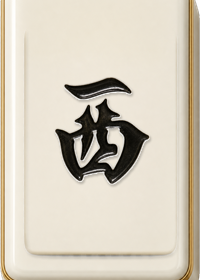
#> input picture assets/tiles_3d/tile_honor_west.png, 200 x 280 px
$ python -i build_3d_tile_faces.py   (imports and definitions only)
#> lines starting #> are read from the running program, lines starting #| are printed output that depends on the picture
#!/usr/bin/env python3
"""Deprecated helper for the old 3D-looking mahjong tile sprite approach.

The GPT model provides only the blank physical tile body. Playable markings are
extracted from the current authoritative assets/tiles sprites and composited
back in place, so tile identity and readability stay under deterministic code.

Runtime playable tiles now use `assets/tiles/*.png` plus Godot-native
shadow/highlight layers. Keep this script only for archival experiments.
"""

from __future__ import annotations

import argparse
import math
import sys
import tempfile
from pathlib import Path

from PIL import Image, ImageChops, ImageFilter, ImageOps


ROOT = Path(__file__).resolve().parents[1]
SOURCE_DIR = ROOT / "assets" / "tiles"
OUT_DIR = ROOT / "assets" / "tiles_3d"
DEFAULT_BODY = ROOT / "garden-gpt-image-2/image/candidates/p0/blank_tile_face_body_v1_candidate_01.png"
BODY_OUT = OUT_DIR / "_tile_face_3d_body.png"
WIDTH = 200
HEIGHT = 280
FACE_RECT = (21, 17, 179, 258)


TILE_FILES = [
    *[f"tile_man{n}.png" for n in range(1, 10)],
    *[f"tile_pin{n}.png" for n in range(1, 10)],
    *[f"tile_sou{n}.png" for n in range(1, 10)],
    "tile_honor_east.png",
    "tile_honor_south.png",
    "tile_honor_west.png",
    "tile_honor_north.png",
    "tile_honor_red.png",
    "tile_honor_green.png",
    "tile_honor_white.png",
    *[f"tile_flower_h{n}.png" for n in range(1, 9)],
]


# [11 lines left out: function atomic_save, not called in this run]


def normalize_body(path: Path) -> Image.Image:
#> called with path = '../assets/tiles_3d/tile_honor_west.png'
    source = ImageOps.exif_transpose(Image.open(path)).convert("RGBA")
#> source is the input picture: PIL image 200x280 RGBA; mean R, G, B, A 211.4, 203.2, 187.4, 253.8
    pixels = source.load()
    alpha = Image.new("L", source.size, 0)
#> alpha: PIL image 200x280 L; every value is 0
    alpha_pixels = alpha.load()
    for y in range(source.height):
        for x in range(source.width):
            r, g, b, _a = pixels[x, y]
            luma = 0.2126 * r + 0.7152 * g + 0.0722 * b
            chroma = max(r, g, b) - min(r, g, b)
            if luma <= 9.0 and chroma <= 10.0:
                a = 0
            elif luma <= 42.0 and chroma <= 18.0:
                a = int(max(0.0, min(255.0, (luma - 9.0) / 33.0 * 180.0)))
            else:
                a = 255
            alpha_pixels[x, y] = a
    alpha = alpha.filter(ImageFilter.GaussianBlur(0.45))
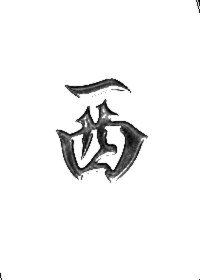
#> alpha: PIL image 200x280 L; min 1, max 255, mean 243.3
    source.putalpha(alpha)
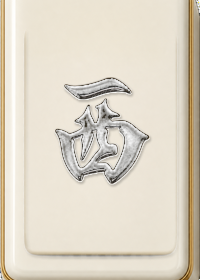
#> source: PIL image 200x280 RGBA; mean R, G, B, A 211.4, 203.2, 187.4, 243.3; transparent parts drawn white
    bbox = alpha.getbbox()
#> bbox = (0, 0, 200, 280)
    if bbox is None:
        raise ValueError(f"could not isolate tile body from {path}")
    cropped = source.crop(bbox)
    fitted = ImageOps.fit(cropped, (WIDTH, HEIGHT), method=Image.Resampling.LANCZOS, centering=(0.5, 0.52))
    return fitted


# [100 lines left out: functions marking_mask, apply_subtle_engrave_shadow, composite_tile, filter_tile_files, main, not called in this run]


# [2 lines not run here, left out]

>>> result = normalize_body('../assets/tiles_3d/tile_honor_west.png')

$ run again, on assets/tiles_3d/tile_flower_h3.png
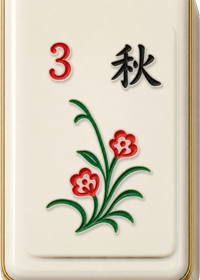
#> input picture assets/tiles_3d/tile_flower_h3.png, 200 x 280 px
#> in normalize_body, source is the input picture: PIL image 200x280 RGBA; mean R, G, B, A 214, 204.6, 187, 253.8
#> in normalize_body, `alpha = alpha.filter(ImageFilter.GaussianBlur(0.45))`:
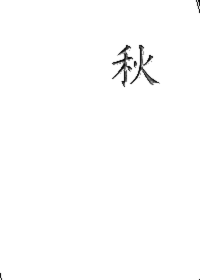
#> alpha: PIL image 200x280 L; min 1, max 255, mean 253.2
#> bbox = (0, 0, 200, 280)

$ run again, on assets/tiles_3d/tile_man4.png
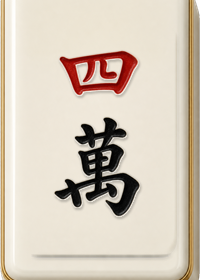
#> input picture assets/tiles_3d/tile_man4.png, 200 x 280 px
#> in normalize_body, source is the input picture: PIL image 200x280 RGBA; mean R, G, B, A 212.5, 200.7, 185.3, 253.8
#> in normalize_body, `alpha = alpha.filter(ImageFilter.GaussianBlur(0.45))`:
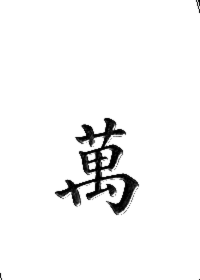
#> alpha: PIL image 200x280 L; min 0, max 255, mean 245
#> in normalize_body, `source.putalpha(alpha)`:
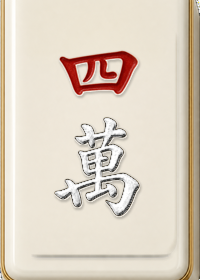
#> source: PIL image 200x280 RGBA; mean R, G, B, A 212.5, 200.7, 185.3, 245; transparent parts drawn white
#> bbox = (0, 0, 200, 280)
